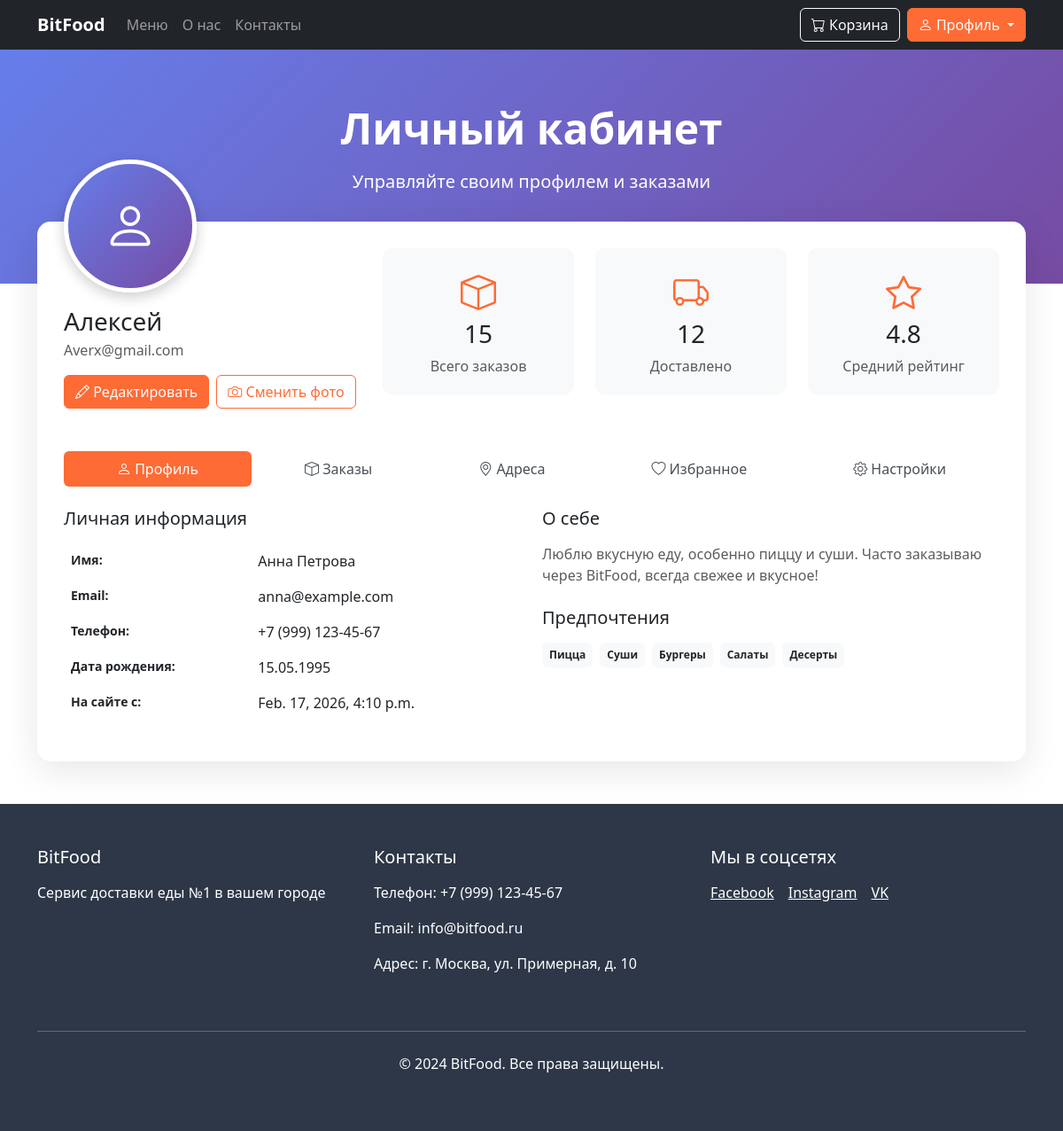
The app's page /profile (signed in) with its own data.
### authorization/models.py (models this page shows, shortened)
class Users(models.Model):
    name = models.CharField(max_length=100)
    email = models.EmailField(
        max_length=254,
        unique=True,
        blank=False,
        null=False,
        verbose_name="Email адрес",
        help_text="Введите действующий email"
    )
    password = models.CharField(max_length=128)
    created_at = models.DateTimeField(auto_now_add=True)

### profileApp/views.py (the view)
# urls.py: path('', views.index),
def index(request):
    user_id = request.session.get('user_id')
    if user_id:
        user = Users.objects.get(id=user_id)
        print(user_id)
        user_data = Users.objects.get(id=user_id)
        print(user_data.email)
        print(user_data.name)
        print(user_data.created_at)
        return render(request, 'profile.html', {'user': user})
    return redirect('/')

### profileApp/templates/profile.html (shortened to what this page needs)
<!DOCTYPE html>
<html lang="ru">
<head>
    <link href="https://cdn.jsdelivr.net/npm/bootstrap@5.3.0/dist/css/bootstrap.min.css" rel="stylesheet">
    <link rel="stylesheet" href="https://cdn.jsdelivr.net/npm/bootstrap-icons@1.11.0/font/bootstrap-icons.css">
</head>
<body>
    <nav class="navbar navbar-expand-lg navbar-dark bg-dark sticky-top">
        <div class="container">
            <a class="navbar-brand" href="/">BitFood</a>
            <div class="collapse navbar-collapse" id="navbarNav">
                <ul class="navbar-nav me-auto">
                    <li class="nav-item">
                        <a class="nav-link" href="/menu">Меню</a>
                    </li>
                    <li class="nav-item">
                        <a class="nav-link" href="/#about">О нас</a>
                    </li>
                    <li class="nav-item">
                        <a class="nav-link" href="/#contacts">Контакты</a>
                    </li>
                </ul>
                <div class="d-flex">
                    <a href="/basket" class="me-2">
                        <button class="btn btn-outline-light">
                            <i class="bi bi-cart"></i> Корзина
                        </button>
                    </a>
                    <div class="dropdown">
                        <button class="btn btn-primary dropdown-toggle" type="button" data-bs-toggle="dropdown">
                            <i class="bi bi-person"></i> Профиль
                        </button>
                    </div>
                </div>
            </div>
        </div>
    </nav>
    <div class="profile-header">
        <div class="container text-center">
            <h1 class="display-5 fw-bold mb-3">Личный кабинет</h1>
            <p class="lead mb-0">Управляйте своим профилем и заказами</p>
        </div>
    </div>
    <div class="container pb-5">
        <div class="profile-card">
            <div class="row">
                <div class="col-lg-4 text-center text-lg-start">
                    <div class="d-flex flex-column align-items-center align-items-lg-start">
                        <div class="avatar-placeholder mb-3 mx-auto mx-lg-0">
                            <i class="bi bi-person"></i>
                        </div>
                        <h3 class="mb-1">{{user.name}}</h3>
                        <p class="text-muted mb-3">{{user.email}}</p>
                        <div class="d-flex gap-2 mb-4">
                            <button class="btn btn-primary" data-bs-toggle="modal" data-bs-target="#editProfileModal">
                                <i class="bi bi-pencil"></i> Редактировать
                            </button>
                            <button class="btn btn-outline-primary">
                                <i class="bi bi-camera"></i> Сменить фото
                            </button>
                        </div>
                    </div>
                </div>
                <div class="col-lg-8 d-none d-lg-block">
                    <div class="row g-4">
                        <div class="col-md-4">
                            <div class="stat-card">
                                <i class="bi bi-box stat-icon"></i>
                                <h3 class="mb-2">15</h3>
                                <p class="text-muted mb-0">Всего заказов</p>
                            </div>
                        </div>
                        <div class="col-md-4">
                            <div class="stat-card">
                                <i class="bi bi-truck stat-icon"></i>
                                <h3 class="mb-2">12</h3>
                                <p class="text-muted mb-0">Доставлено</p>
                            </div>
                        </div>
                        <div class="col-md-4">
                            <div class="stat-card">
                                <i class="bi bi-star stat-icon"></i>
                                <h3 class="mb-2">4.8</h3>
                                <p class="text-muted mb-0">Средний рейтинг</p>
                            </div>
                        </div>
                    </div>
                </div>
            </div>
            <ul class="nav nav-pills nav-fill mt-4" id="profileTabs" role="tablist">
                <li class="nav-item" role="presentation">
                    <button class="nav-link active" id="profile-tab" data-bs-toggle="pill" data-bs-target="#profile" type="button">
                        <i class="bi bi-person"></i> Профиль
                    </button>
                </li>
                <li class="nav-item" role="presentation">
                    <button class="nav-link" id="orders-tab" data-bs-toggle="pill" data-bs-target="#orders" type="button">
                        <i class="bi bi-box"></i> Заказы
                    </button>
                </li>
                <li class="nav-item" role="presentation">
                    <button class="nav-link" id="addresses-tab" data-bs-toggle="pill" data-bs-target="#addresses" type="button">
                        <i class="bi bi-geo-alt"></i> Адреса
                    </button>
                </li>
                <li class="nav-item" role="presentation">
                    <button class="nav-link" id="favorites-tab" data-bs-toggle="pill" data-bs-target="#favorites" type="button">
                        <i class="bi bi-heart"></i> Избранное
                    </button>
                </li>
                <li class="nav-item" role="presentation">
                    <button class="nav-link" id="settings-tab" data-bs-toggle="pill" data-bs-target="#settings" type="button">
                        <i class="bi bi-gear"></i> Настройки
                    </button>
                </li>
            </ul>
            <div class="tab-content mt-4" id="profileTabsContent">
                <div class="tab-pane fade show active" id="profile" role="tabpanel">
                    <div class="row">
                        <div class="col-md-6">
                            <h5 class="mb-3">Личная информация</h5>
                            <table class="table table-borderless">
                                <tr>
                                    <td class="info-label">Имя:</td>
                                    <td class="info-value">Анна Петрова</td>
                                </tr>
                                <tr>
                                    <td class="info-label">Email:</td>
                                    <td class="info-value">anna@example.com</td>
                                </tr>
                                <tr>
                                    <td class="info-label">Телефон:</td>
                                    <td class="info-value">+7 (999) 123-45-67</td>
                                </tr>
                                <tr>
                                    <td class="info-label">Дата рождения:</td>
                                    <td class="info-value">15.05.1995</td>
                                </tr>
                                <tr>
                                    <td class="info-label">На сайте с:</td>
                                    <td class="info-value">{{user.created_at}}</td>
                                </tr>
                            </table>
                        </div>
                        <div class="col-md-6">
                            <h5 class="mb-3">О себе</h5>
                            <p class="text-muted">Люблю вкусную еду, особенно пиццу и суши. Часто заказываю через BitFood, всегда свежее и вкусное!</p>
                            <h5 class="mb-3 mt-4">Предпочтения</h5>
                            <div class="d-flex flex-wrap gap-2">
                                <span class="badge bg-light text-dark p-2">Пицца</span>
                                <span class="badge bg-light text-dark p-2">Суши</span>
                                <span class="badge bg-light text-dark p-2">Бургеры</span>
                                <span class="badge bg-light text-dark p-2">Салаты</span>
                                <span class="badge bg-light text-dark p-2">Десерты</span>
                            </div>
                        </div>
                    </div>
                </div>
            </div>
        </div>
    </div>
    <footer class="text-white py-5">
        <div class="container">
            <div class="row">
                <div class="col-lg-4 mb-4">
                    <h5 class="mb-3">BitFood</h5>
                    <p>Сервис доставки еды №1 в вашем городе</p>
                </div>
                <div class="col-lg-4 mb-4">
                    <h5 class="mb-3">Контакты</h5>
                    <p>Телефон: +7 (999) 123-45-67</p>
                    <p>Email: info@bitfood.ru</p>
                    <p>Адрес: г. Москва, ул. Примерная, д. 10</p>
                </div>
                <div class="col-lg-4 mb-4">
                    <h5 class="mb-3">Мы в соцсетях</h5>
                    <div class="d-flex gap-3">
                        <a href="#" class="text-white">Facebook</a>
                        <a href="#" class="text-white">Instagram</a>
                        <a href="#" class="text-white">VK</a>
                    </div>
                </div>
            </div>
            <hr class="my-4">
            <div class="text-center">
                <p>&copy; 2024 BitFood. Все права защищены.</p>
            </div>
        </div>
    </footer>
</body>
</html>

### profileApp/templates/profile.html (style rules this page uses)
.navbar-brand { font-weight: bold; }
.btn-primary { background-color: #ff6b35; border-color: #ff6b35; }
.btn-outline-primary { color: #ff6b35; border-color: #ff6b35; }
footer { background-color: #2d3748; }
.profile-header { background: linear-gradient(135deg, #667eea 0%, #764ba2 100%); color: white; padding: 60px 0 100px; margin-bottom: -50px; }
.profile-card { background: white; border-radius: 15px; box-shadow: 0 10px 40px rgba(0,0,0,0.1); padding: 30px; margin-top: -70px; }
.avatar-placeholder { width: 150px; height: 150px; border-radius: 50%; background: linear-gradient(135deg, #667eea 0%, #764ba2 100%); display: flex; align-items: center; justify-content: center; margin-top: -100px; border: 5px solid white; box-shadow: 0 5px 15px rgba(0,0,0,0.2); }
.avatar-placeholder i { font-size: 60px; color: white; }
.stat-card { background: #f8f9fa; border-radius: 10px; padding: 20px; text-align: center; transition: transform 0.3s; }
.stat-icon { font-size: 40px; color: #ff6b35; margin-bottom: 10px; }
.nav-pills .nav-link.active { background-color: #ff6b35; }
.nav-pills .nav-link { color: #495057; }
.info-label { font-weight: 600; color: #6c757d; font-size: 14px; }
.info-value { font-size: 16px; color: #212529; }

### records on screen
Users: name "Алексей", email "Averx@gmail.com", created_at "Feb. 17, 2026, 4:10 p.m."
